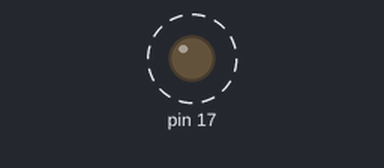
A sketch run on a simulated Arduino Uno, built with avr-gcc and run on an emulated ATmega328P. On the bench: output pins drawn as LEDs (lit = HIGH). Dashed ring = blinking.

Above: at 0.2 s.
Timing chart, 0 to 3.0 s (numbered marks = the images above):
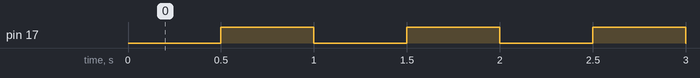

The sketch:

20251112_timer2_test.ino
```cpp
#define OVF_COUNT 122

void setup()
{
  bitSet(DDRC,PC3); // DDRCでPC3=PORTC3を1、OUTPUTに設定
  PORTC &= 0xF7;    // LED-消灯 11110111　PORTC3の出力をOFF
  cli(); // 全割込み禁止にビットを設定
        //安全な状態にしてタイマﾓｰﾄﾞの設定を行う為に一度禁止する。
    bitClear(TCCR2B,WGM22); // 標準モード選択
    bitClear(TCCR2A,WGM21); //WGM20,21,22は2つのｶｳﾝﾀ制御ﾚｼﾞｽﾀに跨って
    bitClear(TCCR2A,WGM20); //いる。全て0bitに設定で標準主力ﾓｰﾄﾞになる
  bitSet(TCCR2B,CS22); // プリスケーラ（256 分周）
  bitSet(TCCR2B,CS21);  //TimeCountControlRegister2BのCountSelect
  bitClear(TCCR2B,CS20);  //22,21,20を110に設定するとck1周期が256倍に
  bitSet(TIMSK2,TOIE2); // オーバーフロー割込み許可
        //TimerInterruptMaSKﾚｼﾞｽﾀのTimerOverflowInterruptEnableに
        //1を立てることでｵｰﾊﾞｰﾌﾛｰ割込みが許可される
  TCNT2 = 0; // Timer2 カウンタのクリア
            //TimerCouNT2 ｶｳﾝﾀ情報そのもののﾚｼﾞｽﾀ8bitこれを0でクリア。
            //変数名のように見えるけれど、ﾃﾞｰﾀ型宣言も無しにいきなり0が
            //入ると少し面食らうね。でも大文字だから変数じゃないと
            //気づけるのか。
sei(); // （マスクされていない）全割込み許可
       //なぜ一度cli()全禁止にした後、全許可する必要があるのだろうか？
}
void loop() {//空のプログラムが実行
}
ISR(TIMER2_OVF_vect)
{
  static int cnt = 0;
  if(++cnt >= OVF_COUNT){
    PORTC ^= (0x1 << PC3);
    cnt = 0;
  }/*
  タイマ割り込みであっても、割り込み処理はISR()マクロ関数？の引数？に
  何が要因で割り込み処理が発生するかを記述しないといけないのだね。
  ISR()の動作や仕組みも少し知りたい。
  いま()に入っている割り込みベクターがTIFR2ﾚｼﾞｽﾀのTOVが1になることで、
  {}安易の動作が行われるという理解で良いのかな？
  それとなんでif()内cntは前置ｲﾝｸﾘﾒﾝﾄなんだろうか？
  これもloopのように繰り返されるの？
  */
}
```

Measured:
- by itself, pin 17: alternates HIGH for 0.50 s and LOW for 0.50 s
